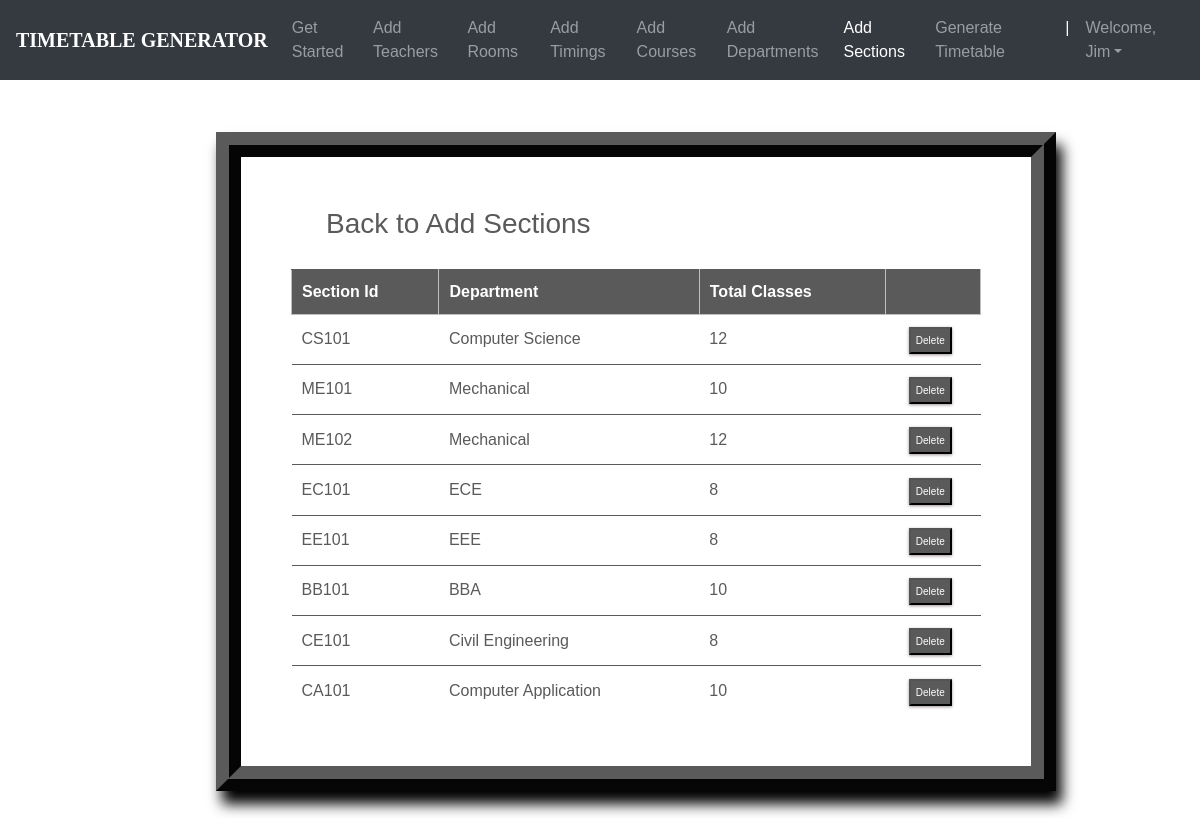
/sections_list/ (signed in), run on the app's committed database.
### ttgen/models.py (models this page shows, shortened)
class Section(models.Model):
    section_id = models.CharField(max_length=25, primary_key=True)
    department = models.ForeignKey(Department, on_delete=models.CASCADE)
    num_class_in_week = models.IntegerField(default=0)
    course = models.ForeignKey(Course, on_delete=models.CASCADE, blank=True, null=True)
    meeting_time = models.ForeignKey(MeetingTime, on_delete=models.CASCADE, blank=True, null=True)
    room = models.ForeignKey(Room, on_delete=models.CASCADE, blank=True, null=True)
    instructor = models.ForeignKey(Instructor, on_delete=models.CASCADE, blank=True, null=True)

class Department(models.Model):
    dept_name = models.CharField(max_length=50)
    courses = models.ManyToManyField(Course)
    def __str__(self):
        return self.dept_name

### ttgen/views.py (the view)
# urls.py: path('sections_list/', views.section_list, name='editsection'),
@login_required
def section_list(request):
    context = {
        'sections': Section.objects.all()
    }
    return render(request, 'seclist.html', context)

### templates/seclist.html (shortened to what this page needs)
<!DOCTYPE html>
<html lang="en">
<head>
	<link rel="stylesheet" href="https://maxcdn.bootstrapcdn.com/bootstrap/4.0.0/css/bootstrap.min.css">
    <link rel="stylesheet" type="text/css" href="static/css/index.css">
</head>
<body>
        <header>
			<nav class="navbar navbar-expand-md navbar-dark fixed-top bg-dark">
                <a class="navbar-brand" href="#"><b>TIMETABLE GENERATOR</b></a>
                <div class="collapse navbar-collapse" id="navbarCollapse">
                    <ul class="navbar-nav ml-auto">
                    <li class="nav-item">
                        <a class="nav-link" href="{% url 'admindash' %}">Get Started</a>
                    </li>
                    <li class="nav-item">
                        <a class="nav-link" href="{% url 'addInstructors' %}">Add Teachers</a>
                    </li>
                    <li class="nav-item">
                        <a class="nav-link" href="{% url 'addRooms' %}">Add Rooms</a>
                    </li>
                    <li class="nav-item">
		                <a class="nav-link" href="{% url 'addTimings' %}">Add Timings</a>
		            </li>
                    <li class="nav-item">
                        <a class="nav-link" href="{% url 'addCourses' %}">Add Courses</a>
                    </li>
                    <li class="nav-item">
			            <a class="nav-link" href="{% url 'addDepts' %}">Add Departments</a>
		            </li>
                    <li class="nav-item active">
			            <a class="nav-link" href="{% url 'addSections' %}">Add Sections</a>
		            </li>
                    <li class="nav-item">
			            <a class="nav-link" href="{% url 'generate' %}">Generate Timetable</a>
		            </li>
                    <li class="nav-item active">
			            <a class="nav-link">|</a>
		            </li>
                    <li class="nav-item dropdown">
		                <a class="nav-link dropdown-toggle" href="#" id="dropdown03" data-toggle="dropdown" aria-haspopup="true" aria-expanded="false">Welcome, {{ user.first_name }}</a>
		            </li>
                    </ul>
                </div>
            </nav>
        </header>
        <br><br>
    {% block content %}
{% load static %}
<fieldset class="fieldset">
    <a href="{% url 'addSections'%}"><h1 class="tablink" onclick="openPage('new')" id="defaultOpen">Back to Add Sections</h1></a>
    <div class="tabcontent" id="edit">
        <table class="table1">
            <thead>
            <tr class="table-headers">
            <th>Section Id</th>
            <th>Department</th>
            <th>Total Classes</th>
            <th  class="empty"></th>
            </tr>
            </thead>
            <tbody>
            {% for sec in sections %}
            <tr>
             <td>{{sec.section_id}}</td>
             <td>{{sec.department}}</td>
             <td>{{sec.num_class_in_week }}</td>
             <td class="empty">
                <form action="{% url 'deletesection' sec.section_id %}" method="post">
                        <input type="submit" value="Delete" class="cross">
                </form>
             </td>
             </tr>
            {% endfor %}
            </tbody>
        </table>
    </div>
</fieldset>
{% endblock %}

### static/css/index.css (style rules this page uses)
body { padding-top: 3rem; padding-bottom: 3rem; color: #5a5a5a; font-family: 'Poppins', sans-serif; overflow-x: hidden; }
nav { font-family: sans-serif; }
.navbar-brand { font-size: 20px; font-family: Georgia, 'Times New Roman', Times, serif; }

### templates/seclist.html (style rules this page uses)
nav { font-family: sans-serif; }
.navbar-brand { font-size: 20px; font-family: Georgia, 'Times New Roman', Times, serif; }
* { margin: 0; padding: 0; box-sizing: border-box; }
html { scroll-behavior: smooth; }
a { text-decoration:none; }
form { margin-top: 3%; margin-left: 18%; margin-right: 12%; }
fieldset h1 { color: #5a5a5a; padding-bottom: 20px; margin-left: 35px; display: inline-block; cursor: pointer; font-size: 28px; }
fieldset input { padding:8px; color: #938c8c }
.table2 td, th { border: 1px solid rgb(190,190,190); padding: 10px 20px; }
.table1 { width: 100%; border-collapse: collapse; text-align: left; overflow: hidden; }
.table1 td, th { border-top: 1px solid #5a5a5a; padding: 10px; }
.table1 th { background-color: #5a5a5a; color: #fff; }
.cross { font-size:10px; box-shadow: 0px 1px 3px 0px #9e9292; padding: 4px 5px; color: #fff; background-color: #5a5a5a; cursor: pointer; }
.fieldset { margin-top: 3%; margin-left: 18%; margin-right: 12%; padding: 50px; border-width: 25px; border-style: ridge; border-color: #5a5a5a; box-shadow: 6px 13px 13px 0px black; background-color: #fff; }

### data on the page
Section: section_id "CS101", department "Computer Science", num_class_in_week "12"
Section: section_id "ME101", department "Mechanical", num_class_in_week "10"
Section: section_id "ME102", department "Mechanical", num_class_in_week "12"
Section: section_id "EC101", department "ECE", num_class_in_week "8"
Section: section_id "EE101", department "EEE", num_class_in_week "8"
Section: section_id "BB101", department "BBA", num_class_in_week "10"
Section: section_id "CE101", department "Civil Engineering", num_class_in_week "8"
Section: section_id "CA101", department "Computer Application", num_class_in_week "10"

### other printed values
{{ user.first_name }} "Jim"
